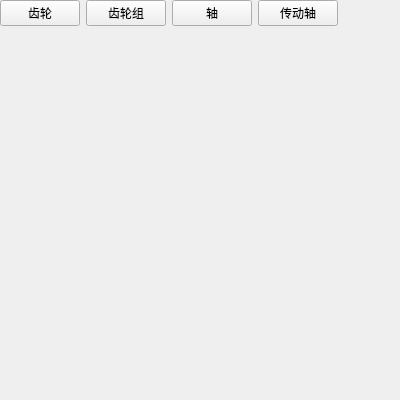
<?xml version="1.0" encoding="UTF-8"?>
<ui version="4.0">
 <class>NestedWidget</class>
 <widget class="QWidget" name="NestedWidget">
  <property name="geometry">
   <rect>
    <x>0</x>
    <y>0</y>
    <width>400</width>
    <height>400</height>
   </rect>
  </property>
  <property name="windowTitle">
   <string>Form</string>
  </property>
  <widget class="QWidget" name="">
   <layout class="QHBoxLayout" name="horizontalLayout">
    <item>
     <widget class="QPushButton" name="gearButton">
      <property name="text">
       <string>齿轮</string>
      </property>
     </widget>
    </item>
    <item>
     <widget class="QPushButton" name="gearGroupButton">
      <property name="text">
       <string>齿轮组</string>
      </property>
     </widget>
    </item>
    <item>
     <widget class="QPushButton" name="shaftButton">
      <property name="text">
       <string>轴</string>
      </property>
     </widget>
    </item>
    <item>
     <widget class="QPushButton" name="driveShaftButton">
      <property name="text">
       <string>传动轴</string>
      </property>
     </widget>
    </item>
   </layout>
  </widget>
 </widget>
 <resources/>
 <connections/>
</ui>
